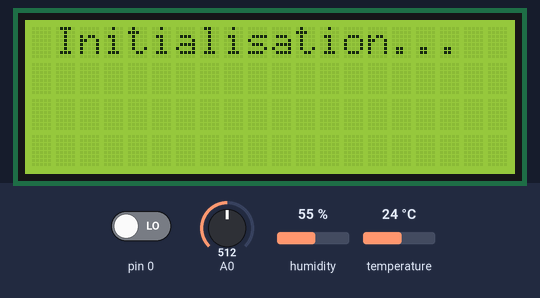
This sketch was run on a simulated Arduino Nano, built with avr-gcc and run on an emulated ATmega328P. On the bench: 20×4 character LCD. The test bench sets the inputs (shaded band); at power-on: temperature 24 °C, A0 = 512, pin 0 LOW, humidity 55 %. The local clock reads 2024-03-15 10:24:30 at power-on unless the sketch sets it; storage starts empty.

Above: at 1.6 s.
At 5.8 s:
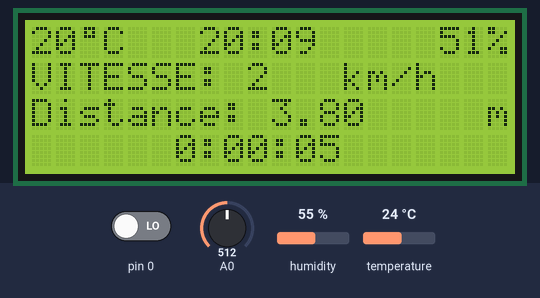
5.9 s: temperature set to 12 °C
At 6.51 s:
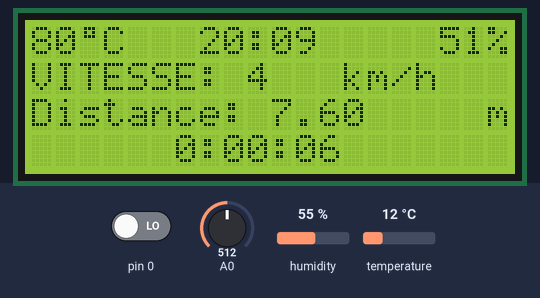
8.2 s: A0 set to 716
At 8.76 s:
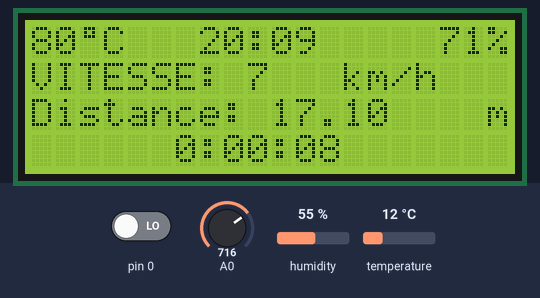
10.4 s: pin 0 driven HIGH
11.9 s: temperature set to 19 °C
14.9 s: A0 set to 900
At 15.47 s:
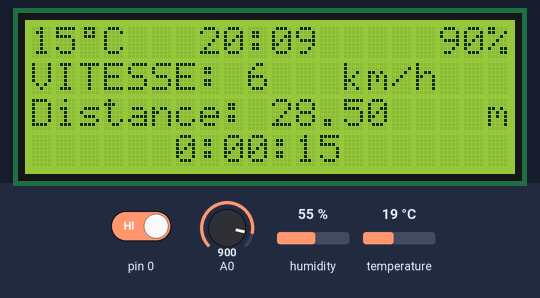
17.1 s: temperature set to 28 °C
At 17.72 s:
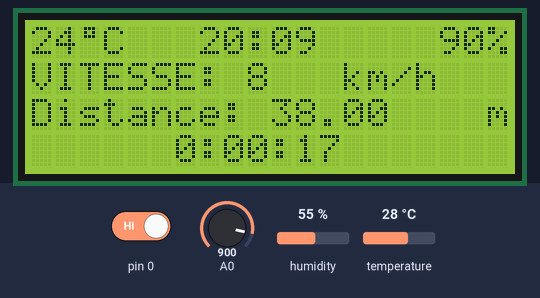
Timing chart, 0 to 20.1 s (numbered marks = the images above; inputs shaded):
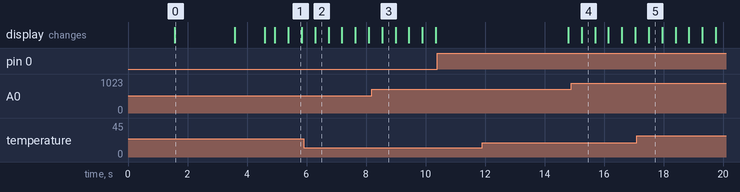

The sketch:

WalBike_-_Code.ino
```cpp
//WalScience
//2016
//WalOS 1.0

//Insert les librairies
#include <Wire.h>
#include <LiquidCrystal.h>
#include <DS1302RTC.h>
#include <Time.h>
#include <dht11.h>
#include <SD.h>
#include <SPI.h>

LiquidCrystal lcd(A0, A1, 5, 4, 3, 2); //Déclare les pins du lcd et nomme le lcd

dht11 DHT11; //Nomme le capteur de T°
#define DHT11PIN 6 //Définie le pin du capteur de T°

DS1302RTC RTC(9, 7, 8); //Déclare les pins de la rtc et nomme la rtc

#define CS_PIN 10
File monFichier;

int CapteurPin = A6;
int Capteur = 0;

int affichageBatterie;
int ValBatterie;

float distanceparcourue = 0.61;
float distancetotalparcourue;


float vitessems;
int vitesse1;
float vitesse23;

int minutes;
int heures;
int seconde;
int anciensecondes;

int Droite;
int DroitePin;
int EtatDroit;
int ledDroite;

int Gauche;
int GauchePin;
int EtatGauche;
int ledGauche;


byte degre[8]={B01110, B01010, B01110, B00000, B00000, B00000, B00000, B00000};


void setup()
{
  pinMode(CapteurPin, INPUT); //Definition de la pin 13 (celle du capteur) en entrée

  pinMode(ledGauche, OUTPUT);
  pinMode(GauchePin, INPUT);

  pinMode(ledGauche, OUTPUT);
  pinMode(GauchePin, INPUT);

  lcd.begin(20,4); //Définie la taille de l'afficheur lcd
  lcd.createChar(0, degre); //Crée le caractère spécial nommé "0"

  setSyncProvider(RTC.get); //Recuperation du temps du module RTC

  lcd.setCursor(4,0);
  lcd.print("WAL SCIENCE");
  delay(1500);

  lcd.setCursor(1,0);
  lcd.print("Initialisation...");
  delay(2000);

  if (SD.begin())
  {
    lcd.setCursor(1,0);
    lcd.print("SD valide");
    delay(1000);
  }

  else
  {
    lcd.setCursor(1,0);
    lcd.print("ERREUR SD");
    delay(3000);
    return;
  }

  monFichier = SD.open("Mesure.csv", FILE_WRITE);
  if (monFichier)
  {
    monFichier.println("Date,mois,heure:minute,Temperature,Vitesse,Distance,Chrono");
    monFichier.close();
  }

  lcd.clear();
  //delay(100); //P'tit delay OKLM

}


void loop()
{
  //Appel de toute les fonctions
  calcul_distance();
  calcul_vitesse();
  mesure_temperature();
  heure();
  temps();
  lecture_batterie();
  Carte_SD();
  Clignotant_Gauche();
  Clignotant_Droit();

}

void calcul_vitesse()
{

  int seconde = millis()/1000; //Recuperation du temps en seconde pour le calcul de vitesse moyenne
  vitessems = distancetotalparcourue / seconde; //Calcul de la vitesse moyenne en m/s
  vitesse1 = vitessems * 3.6; //Vitesse m/s --> km/h

   //Affichage de la vitesse
  lcd.setCursor(0,1);
  lcd.print("VITESSE: ");
  lcd.print(vitesse1);
  lcd.setCursor(13,1);
  lcd.print("km/h");

}

void mesure_temperature()
{
  //Mesure la température
  int chk = DHT11.read(DHT11PIN);

  //Affiche la température
  lcd.setCursor(0,0);
  lcd.print(DHT11.temperature-4);
  lcd.setCursor(3,0);
  lcd.print("C");
  lcd.setCursor(2,0);
  lcd.write((byte)0);
}

void heure()
{
  static int sday = 0;
  int minute2 = minute()- 15;
  lcd.setCursor(7, 0);
  lcd.print(hour()+10);
  lcd.print(":");
  if(minute2<10) {
  lcd.print("0");
  }
  lcd.print(minute()-15);


}


void lecture_batterie() {
  ValBatterie = analogRead(A0);

  affichageBatterie = map(ValBatterie, 970, 1023, 0, 100);

  if (affichageBatterie > 99) {
    lcd.setCursor(16,0);
  }
  else  {
    lcd.setCursor(17,0);
  }

  lcd.print(ValBatterie);
  lcd.setCursor(19,0);
  lcd.print("%");
  delay(100);
}

void temps()
{
  heures=millis()/3600000;
  lcd.setCursor(6, 4);
  minutes=millis()/60000;
  seconde=millis()/1000;


  seconde = (millis() / 1000) - anciensecondes;
  if(seconde>= 60) {seconde = 0; anciensecondes = millis() / 1000; minutes++;}
  if(minutes >= 60) {minutes = 0; heures++;}

  lcd.print(heures);
  lcd.print(":");
  if(minutes < 10) {lcd.print("0");}
  lcd.print(minutes);
  lcd.print(":");
  if(seconde < 10) {lcd.print("0");}
  lcd.print(seconde);
}

void calcul_distance() {

Capteur = digitalRead(CapteurPin);

 if (Capteur == LOW) {

distancetotalparcourue = distancetotalparcourue+1.9;
delay(300);

  }


  lcd.setCursor(0,2);
  lcd.print("Distance: ");
  lcd.print(distancetotalparcourue);
  lcd.setCursor(19,2);
  lcd.print("m");


}

void Carte_SD() {

  String info = String(day()+","+month()) + "," + String(hour()+":"+minute()) + ":" + DHT11.temperature + "," + String(vitesse1) + "," + String(distancetotalparcourue) + "," + String(heures+":"+minutes);


  monFichier = SD.open("donnees.csv", FILE_WRITE);
  if (monFichier)
  {
    monFichier.println(info);
    monFichier.close();
  }
  else
  {
    lcd.setCursor(3,0);
    lcd.print("ERREUR FICHIER");
  }
}

void Clignotant_Droit() {
  Droite = digitalRead(DroitePin);


  if (Droite == HIGH) {

    if (EtatDroit == 1) {
      digitalWrite(ledGauche, LOW);

      digitalWrite(ledDroite, HIGH);
      delay(1000);
      digitalWrite(ledDroite, LOW);
      delay(1000);

      EtatDroit=0;

    }


  }
  else {

    EtatDroit=1;
    digitalWrite(ledDroite, LOW);
  }
}


void Clignotant_Gauche() {
  Gauche = digitalRead(GauchePin);


  if (Gauche == HIGH) {

    if (EtatGauche == 1) {

      digitalWrite(ledDroite, LOW);

      digitalWrite(ledGauche, HIGH);
      delay(1000);
      digitalWrite(ledGauche, LOW);
      delay(1000);

      EtatGauche=0;

    }


  }
  else {

    EtatGauche=1;
    digitalWrite(ledGauche, LOW);

  }
}
```

Measured:
- after the input at 10.4 s, every drawn part: stays the same
- what the display in image 0 shows lasts 2.0 s, from 1.6 s to 3.6 s
- what the display in image 1 shows lasts 0.4 s, from 5.4 s to 5.8 s
